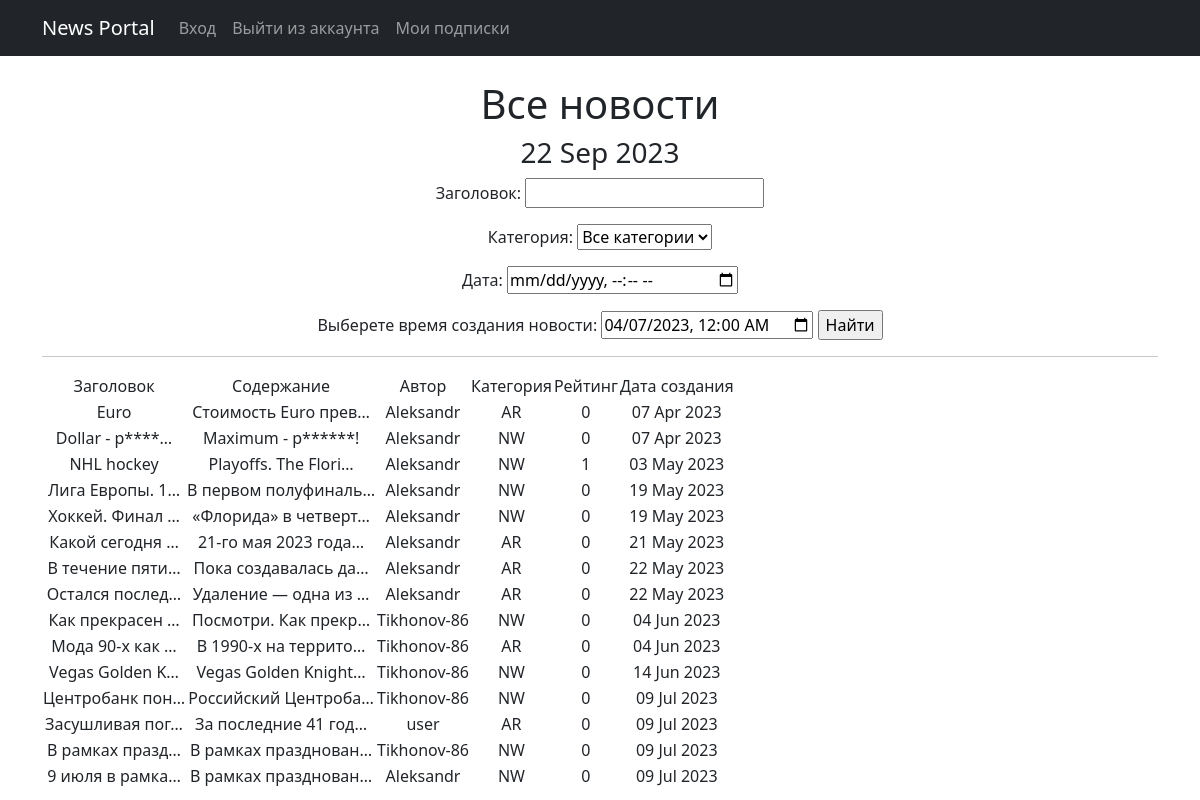
/search/ (signed in), run on the app's committed database.
### newsapp/models.py (models this page shows, shortened)
class Post(models.Model):
    author = models.ForeignKey(Author, on_delete=models.CASCADE)
    NEWS = 'NW'
    ARTICLE = 'AR'
    CATEGORY_CHOISES = (
        (NEWS, 'Новость'),
        (ARTICLE, 'Статья'),
    )
    categoryType = models.CharField(max_length=2, choices=CATEGORY_CHOISES, default=ARTICLE)
    dateCreation = models.DateTimeField(auto_now_add=True)
    postCategory = models.ManyToManyField(Category, through='PostCategory')
    title = models.CharField(max_length=128)
    text = models.TextField()
    rating = models.SmallIntegerField(default=0)

class Author(models.Model):
    authorUser = models.OneToOneField(User, on_delete=models.CASCADE)
    ratingAuthor = models.SmallIntegerField(default=0)

### newsapp/views.py (the view)
# urls.py: path('search/', views.PostSearch.as_view(), name='news_search'),
class PostSearch(ListView):
    form_class = PostFilter
    model = Post
    template_name = 'news_search.html'
    context_object_name = 'Posts'
    def get_queryset(self):
        queryset = super().get_queryset()
        self.filterset = PostFilter(self.request.GET, queryset)
        return self.filterset.qs
    def get_context_data(self, **kwargs):
        context = super().get_context_data(**kwargs)
        context['is_author'] = self.request.user.groups.filter(name='authors').exists()
        context['time_now'] = datetime.utcnow()
        context['next_sale'] = "Следующие новости скоро опубликуем!"
        context['filterset'] = self.filterset
        return context

### newsapp/models.py (called while the page is built)
    def __str__(self):
        return self.name.title()

### newsapp/templatetags/censor_filter.py (called while the page is built)
@register.filter
def censor(value):
    words = value.split()
    result = []
    for word in words:
        if word in forbidden_words:
            result.append(word[0] + "*"*(len(word)-2) + word[-1])
        else:
            result.append(word)
    return " ".join(result)

### newsapp/templatetags/custom_tags.py (called while the page is built)
@register.simple_tag()
def current_time(format_string='%d %b %Y'):
   return datetime.utcnow().strftime(format_string)

### templates/news_search.html (shortened to what this page needs)
{% extends 'flatpages/default.html' %}
{% load custom_tags %}
{% load censor_filter %}
{% block content %}
    <br>
    <h1>Все новости</h1>
    <h3>{% current_time '%d %b %Y' %}</h3>
    <form action="" method="get">
        {{ filterset.form.as_p }}
        <label for="meeting-time">Выберете время создания новости:</label>
        <input type="datetime-local" id="meeting-time"
        name="meeting-time" value="2023-04-07T00:00"
        min="2023-04-07T00:00" max="2222-12-31T00:00">
        <input type="submit" value="Найти" />
    </form>
    <hr>
    {% if Posts %}
        <table>
            <tr>
                <td>Заголовок</td>
                <td>Содержание</td>
                <td>Автор</td>
                <td>Категория</td>
                <td>Рейтинг</td>
                <td>Дата создания</td>
            </tr>
            {% for Post in Posts %}
            <tr>
                <td>{{ Post.title|censor|truncatechars:15 }}</td>
                <td>{{ Post.text|censor|truncatechars:20 }}</td>
                <td>{{ Post.author.authorUser }}</td>
                <td>{{ Post.categoryType }}</td>
                <td>{{ Post.rating }}</td>
                <td>{{ Post.dateCreation|date:'d M Y'}}</td>
            </tr>
            {% endfor %}
        </table>
    {% else %}
        <h2> Постов нет! </h2>
    {% endif %}
{% endblock content %}

### data on the page
Post: title|censor "Euro", text|censor "Стоимость Euro прев…", author.authorUser "Aleksandr", categoryType "AR", rating "0", dateCreation "07 Apr 2023"
Post: title|censor "Dollar - р****…", text|censor "Maximum - р******!", author.authorUser "Aleksandr", categoryType "NW", rating "0", dateCreation "07 Apr 2023"
Post: title|censor "NHL hockey", text|censor "Playoffs. The Flori…", author.authorUser "Aleksandr", categoryType "NW", rating "1", dateCreation "03 May 2023"
Post: title|censor "Лига Европы. 1…", text|censor "В первом полуфиналь…", author.authorUser "Aleksandr", categoryType "NW", rating "0", dateCreation "19 May 2023"
Post: title|censor "Хоккей. Финал …", text|censor "«Флорида» в четверт…", author.authorUser "Aleksandr", categoryType "NW", rating "0", dateCreation "19 May 2023"
Post: title|censor "Какой сегодня …", text|censor "21-го мая 2023 года…", author.authorUser "Aleksandr", categoryType "AR", rating "0", dateCreation "21 May 2023"
Post: title|censor "В течение пяти…", text|censor "Пока создавалась да…", author.authorUser "Aleksandr", categoryType "AR", rating "0", dateCreation "22 May 2023"
Post: title|censor "Остался послед…", text|censor "Удаление — одна из …", author.authorUser "Aleksandr", categoryType "AR", rating "0", dateCreation "22 May 2023"
Post: title|censor "Как прекрасен …", text|censor "Посмотри. Как прекр…", author.authorUser "Tikhonov-86", categoryType "NW", rating "0", dateCreation "04 Jun 2023"
Post: title|censor "Мода 90-х как …", text|censor "В 1990-х на террито…", author.authorUser "Tikhonov-86", categoryType "AR", rating "0", dateCreation "04 Jun 2023"
Post: title|censor "Vegas Golden K…", text|censor "Vegas Golden Knight…", author.authorUser "Tikhonov-86", categoryType "NW", rating "0", dateCreation "14 Jun 2023"
Post: title|censor "Центробанк пон…", text|censor "Российский Центроба…", author.authorUser "Tikhonov-86", categoryType "NW", rating "0", dateCreation "09 Jul 2023"
Post: title|censor "Засушливая пог…", text|censor "За последние 41 год…", author.authorUser "user", categoryType "AR", rating "0", dateCreation "09 Jul 2023"
Post: title|censor "В рамках празд…", text|censor "В рамках празднован…", author.authorUser "Tikhonov-86", categoryType "NW", rating "0", dateCreation "09 Jul 2023"
Post: title|censor "9 июля в рамка…", text|censor "В рамках празднован…", author.authorUser "Aleksandr", categoryType "NW", rating "0", dateCreation "09 Jul 2023"
